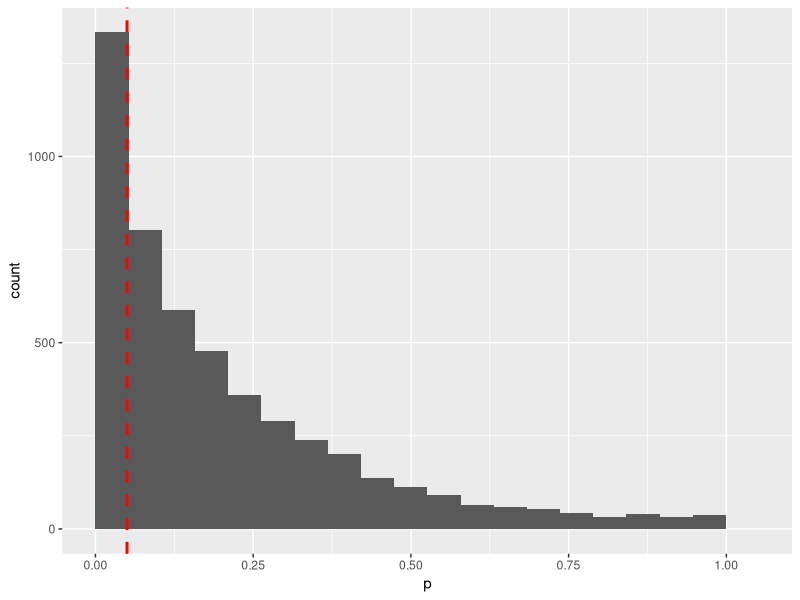
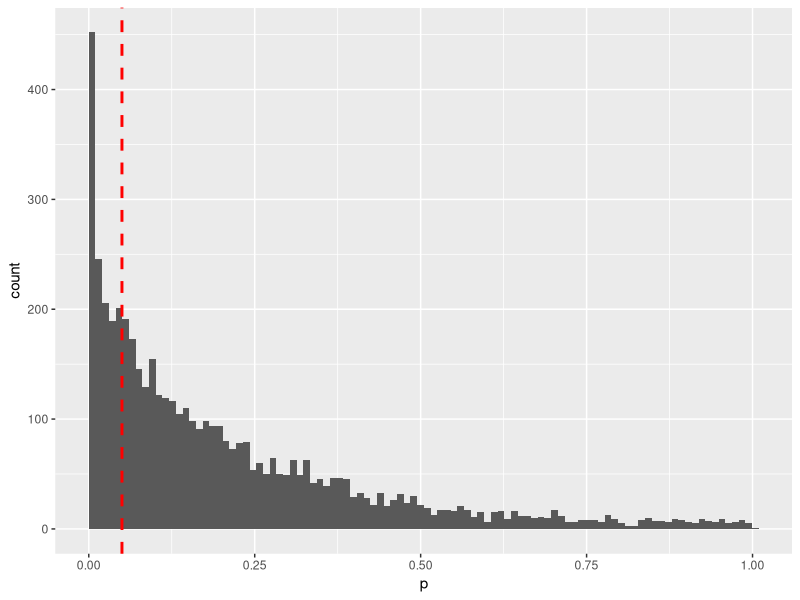

Reproduce these figures in R, in order.
rm(list=ls())

if (!require("tidyverse")) install.packages("tidyverse");
    library(tidyverse)

if (!require("dplyr")) install.packages("dplyr");
    library(dplyr)

if (!require("ggplot2")) install.packages("ggplot2");
library(ggplot2)


# A kezeletlen esetben az OD  várható értéke 1.2 és a méréshez tartozó szórás 0.25
# AMP kezelés mellett az OD várható értéke 1.1 és a hozzá tartozó szórás 0.4

outdir<-paste0("D:/R_workspace/R-class-2020/script/Dori/out/understanding-of-FDR")
dir.create(outdir, recursive = TRUE)

tbl1<-tibble(experiment_id=character(),p=numeric(),type=character())

for( i in 1:5000)

{

    NT<-rnorm(3,1.2,0.15)
    AMP<-rnorm(3,0.25,0.8)
    
    ttest<-t.test (NT,AMP,conf.level = 0.95)
    
    tbl1<-tbl1 %>% add_row(p=ttest$p.value,experiment_id=sprintf("exp_%04.f",i),type="NT-AMP")
    
}


#-----------------generate plots

#hisztogram nagy binekkel

ggplot(tbl1,aes(p))+
    geom_histogram(bins = 20,boundary=0)+
    geom_vline(aes(xintercept = 0.05),colour="red",linetype="dashed",size=1)

filename1 <- paste0("nagybin.pdf")
ggsave(path=outdir,filename=filename1, width =  200 , height = 100 ,units = "mm") 


#hisztogram kis binekkel

ggplot(tbl1,aes(p))+
    geom_histogram(bins = 100,boundary=0)+
    geom_vline(aes(xintercept = 0.05),colour="red",linetype="dashed",size=1)

filename2 <- paste0("kicsibin.pdf")
ggsave(path=outdir,filename=filename2, width =  200 , height = 100 ,units = "mm") 


